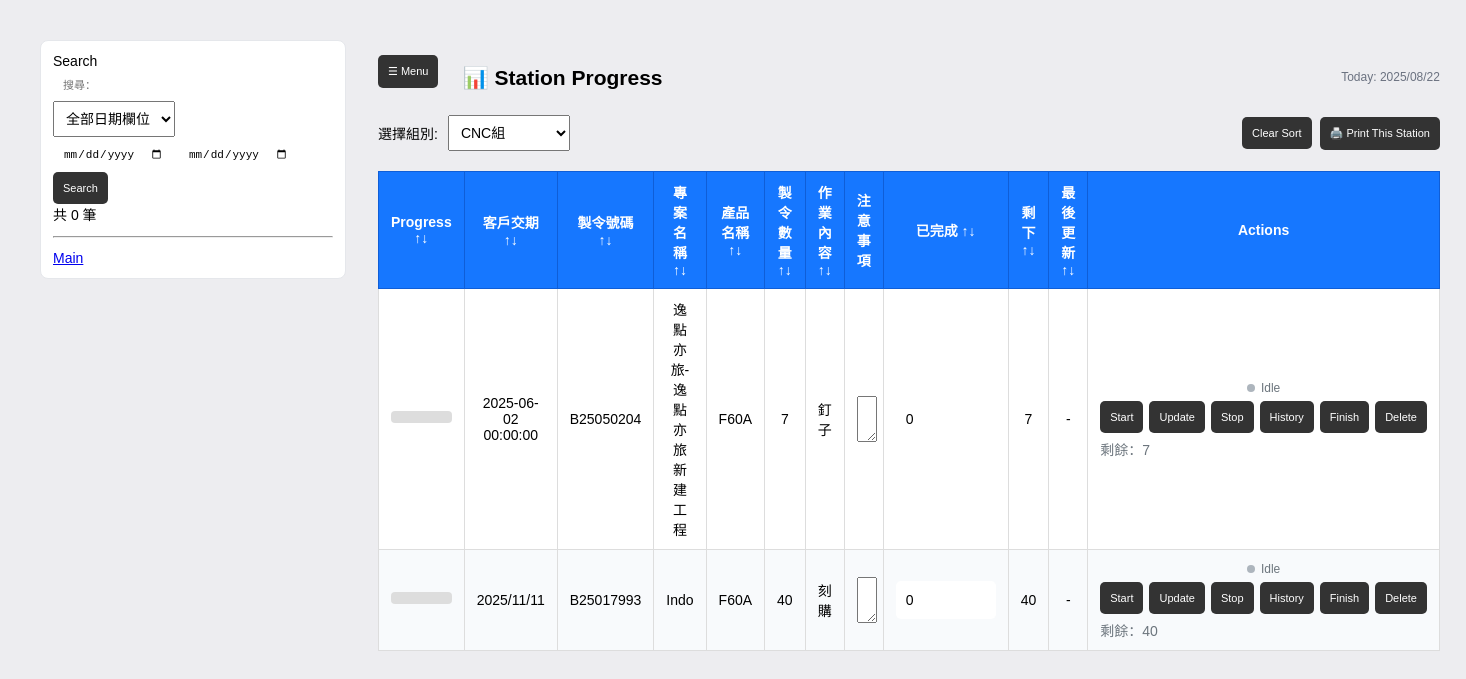
The app's page /stations with its own data.
### models.py (models this page shows)
class Order(Base):
    __tablename__ = "orders"
    id = Column(Integer, primary_key=True, autoincrement=True)
    manufacture_code = Column(String)
    customer        = Column(String)
    product         = Column(String)
    demand_date     = Column(String)   # stored as text like "YYYY/MM/DD"
    delivery        = Column(String)   # stored as text
    quantity        = Column(Integer, default=0)
    datecreate      = Column(String)   # stored as text
    fengbian        = Column(String)
    wallpaper       = Column(String)
    jobdesc         = Column(Text)
    archived    = Column(Boolean, default=False)   # soft archive flag
    archived_at = Column(DateTime)                 # when it was archived
    created_at = Column(DateTime, default=datetime.utcnow)
    updated_at = Column(DateTime)
    tasks = relationship("Task", back_populates="order", cascade="all, delete-orphan")

class Task(Base):
    __tablename__ = "sub_tasks"
    __table_args__ = {'sqlite_autoincrement': True}
    id = Column(Integer, primary_key=True, autoincrement=True)
    order_id = Column(Integer, ForeignKey("orders.id"), nullable=False)
    group = Column("group", String, nullable=True)
    task  = Column(String, nullable=True)
    quantity = Column(Integer, nullable=True)
    completed = Column(Integer, nullable=True, default=0)
    start_time = Column(DateTime)      # may be NULL in DB
    stop_time  = Column(DateTime)
    duration_minutes = Column(Integer)
    order    = relationship("Order", back_populates="tasks")
    history  = relationship("TaskHistory", back_populates="task", cascade="all, delete-orphan")

### app.py (the view)
@app.route("/stations")
def stations():
    group = (request.args.get("group") or "").strip()
    day   = (request.args.get("date")  or date.today().isoformat()).strip()
    with SessionLocal() as s:
        station_list = [row[0] for row in s.query(Task.group)
                                      .filter(Task.group != None)
                                      .distinct().order_by(Task.group).all()]
        if not group and station_list:
            group = station_list[0]
        plan_rows = (s.query(StationSchedule)
                      .filter(StationSchedule.station==group,
                              StationSchedule.plan_date==day)
                      .order_by(asc(StationSchedule.sequence), asc(StationSchedule.id))
                      .all())
        items = []
        if plan_rows:
            task_map = {t.id:(t,o) for t,o in s.query(Task, Order)
                                               .join(Order, Task.order_id==Order.id)
                                               .filter(Task.id.in_([p.task_id for p in plan_rows]),
                                                       or_(Order.archived==False, Order.archived.is_(None)))
                                               .all()}
            for p in plan_rows:
                t,o = task_map.get(p.task_id, (None,None))
                if not t or not o: continue
                items.append({"task": t, "order": o, "plan": p})
        else:
            q = (s.query(Task, Order)
                   .join(Order, Task.order_id==Order.id)
                   .filter(Task.group==group,
                           or_(Order.archived==False, Order.archived.is_(None)))
                   .order_by(desc(Order.id)))
            items = [{"task":t, "order":o, "plan":None} for t,o in q]
        today_str = date.today().isoformat().replace("-","/")
        return render_template("stations.html",
                               station_list=station_list,
                               selected_group=group,
                               tasks=items,
                               today_date=today_str)

### templates/stations.html (shortened to what this page needs)
<!DOCTYPE html>
<html lang="zh">
<head>
</head>
<body>
  <div class="layout">
    <aside class="sidebar" id="sidebar">
      <div class="brand">Search</div>
      <form method="get" action="{{ '/archived' if archived_page else '/' }}" class="sbm">
        <input type="text" name="q" id= "search-q" value="{{ qtext or '' }}"
              placeholder="搜尋：">
        <select name="dfield">
          <option value="any"        {{ 'selected' if (dfield or 'any')=='any' }}>全部日期欄位</option>
        </select>
        <div class="row">
          <input type="date" name="dfrom" value="{{ dfrom or '' }}">
          <input type="date" name="dto"   value="{{ dto or '' }}">
        </div>
        <div class="row">
          <button class="btn" type="submit">Search</button>
        </div>
        <div class="caption">共 {{ orders|length }} 筆{% if qtext or dfrom or dto %}（篩選中）{% endif %}</div>
        <hr style="margin:12px 0">
        <div class="nav" style="margin-top:6px">
          <a href="/" class="btn full">Main</a>
        </div>
      </form>
    </aside>
    <main class="content">
      <div class="page-header">
        <div class="left">
          <button class="btn hamburger" onclick="toggleSidebar()">☰ Menu</button>
          <h2>📊 Station Progress</h2>
        </div>
        <div class="right">
          <span class="today">Today: {{ today_date }}</span>
        </div>
      </div>
      <div class="toolbar">
        <div class="group">
          <form method="get" style="display:flex; align-items: center; gap: 10px;">
            <label>選擇組別:</label>
            <select name="group" onchange="this.form.submit()">
              {% for name in station_list %}
                <option value="{{ name }}" {% if name == selected_group %}selected{% endif %}>{{ name }}</option>
              {% endfor %}
            </select>
          </form>
        </div>
        <div class="group">
          <button type="button" onclick="resetStationSort()">Clear Sort</button>
          <button type="button" onclick="printPage()">🖨️ Print This Station</button>
        </div>
      </div>
      <table>
        <thead>
          <tr>
            <th onclick="sortStationTable(0)">Progress ↑↓</th>
            <th onclick="sortStationTable(1)">客戶交期 ↑↓<span class="print-label"><br>Tanggal Barang Dapat Dikirim</span></th>
            <th onclick="sortStationTable(2)">製令號碼 ↑↓<span class="print-label"><br>Nomor Pesanan</span></th>
            <th onclick="sortStationTable(3)">專案名稱 ↑↓<span class="print-label"><br>Nama Proyek</span></th>
            <th onclick="sortStationTable(4)">產品名稱 ↑↓<span class="print-label"><br>Nama Produk</span></th>
            <th onclick="sortStationTable(5)">製令數量 ↑↓<span class="print-label"><br>Jumlah Pesanan</span></th>
            <th onclick="sortStationTable(6)">作業內容 ↑↓<span class="print-label"><br>Isi Pekerjaan</span></th>
            <th>注意事項<br><span class="print-label">Hal yang Perlu Diperhatikan</span></th>
            <th onclick="sortStationTable(8)">已完成 ↑↓</th>
            <th onclick="sortStationTable(9)">剩下 ↑↓<span class="print-label"><br>Jumlah Proyek</span></th>
            <th onclick="sortStationTable(10)">最後更新 ↑↓</th>
            <th class="actions-col">Actions</th>
          </tr>
        </thead>
        <tbody>
          {% for item in tasks %}
          {% set running = (item.task.start_time and not item.task.stop_time) %}
          <tr id="task-{{ item.task.id }}" class="{{ 'is-running' if running else '' }}"
              data-order-id="{{ item.order.id }}">
            <td>
              <div class="progress-bar">
              </div>
            </td>
            <td>{{ item.order.demand_date }}</td>
            <td>{{ item.order.manufacture_code }}</td>
            <td>{{ item.order.customer }}</td>
            <td>{{ item.order.product }}</td>
            <td>{{ item.task.quantity }}</td>
            <td>{{ item.task.task }}</td>
            <td>
              <textarea id="task-note-{{ item.task.id }}-{{ item.order.id }}" rows="2" style="width: 100%;" class="screen-only">{{ item.task.note or '' }}</textarea>
            </td>
            <td>
              <input id="done-{{ item.task.id }}" type="number" min="0" value="{{ item.task.completed or 0 }}" style="width:80px">
            </td>
            <td id="task-remaining-{{ item.task.id }}-{{ item.order.id }}">{{ item.task.quantity - item.task.completed }}</td>
            <td id="last-update-{{ item.task.id }}-{{ item.order.id }}">
              {% if item.task.history %}
                {% set last = item.task.history|last if item.task.history else None %}
                {% if last and last.timestamp %}
                  {% if last.timestamp is string %}
                    {{ last.timestamp.split(' ')[0] }}
                  {% else %}
                    {{ last.timestamp.strftime('%Y/%m/%d') }}
                  {% endif %}
                  {% if last.delta is not none %} (+{{ last.delta }}){% endif %}
                {% else %}
                  -
                {% endif %}
              {% else %}-{% endif %}
            </td>
            <td class="actions-col">
              <div class="task-status {{ 'running' if running else '' }}">
                <span class="dot"></span><span>{{ 'Running' if running else 'Idle' }}</span>
              </div>
              <div style="display:flex;gap:6px;flex-wrap:wrap;margin-top:6px">
              <div style="display:flex; gap:6px; align-items:center;">
                <button class="btn" onclick="startTask({{ item.task.id }})" {{ 'disabled' if running else '' }}>Start</button>
                <button class="btn" onclick="updateTask({{ item.task.id }})">Update</button>
                <button class="btn" onclick="stopTask({{ item.task.id }})"  {{ '' if running else 'disabled' }}>Stop</button>
                <button class="btn gray" onclick="showHistory({{ item.task.id }})">History</button>
                <button class="btn red" onclick="finishTask({{ item.task.id }})">Finish</button>
                <button class="btn red" onclick="deleteTask({{ item.task.id }}, {{ item.order.id }})">Delete</button>
              </div>
              {% set rem = (item.task.quantity or 0) - (item.task.completed or 0) %}
              <div class="muted" data-remaining>
                剩餘：{{ rem if rem > 0 else 0 }}
              </div>
            </td>
          </tr>
          {% endfor %}
        </tbody>
      </table>
    </main>
  </div>
</body>
</html>

### records on screen
Order: order.demand_date "2025-06-02 00:00:00", order.manufacture_code "B25050204", order.customer "逸點亦旅-逸點亦旅新建工程", order.product "F60A"
Task: task.quantity "7", task.task "釘子", task "0", item.task.quantity-item.task.completed "7"
Order: order.demand_date "2025/11/11", order.manufacture_code "B25017993", order.customer "Indo", order.product "F60A"
Task: task.quantity "40", task.task "刻購", task "0", item.task.quantity-item.task.completed "40"

### other values on screen
{{ orders|length }} "0"
{{ today_date }} "2025/08/22"
{{ 'Running' if running else 'Idle' }} "Idle" "Idle"
{{ rem if rem > 0 else 0 }} "7" "40"
form field group "CNC組"
